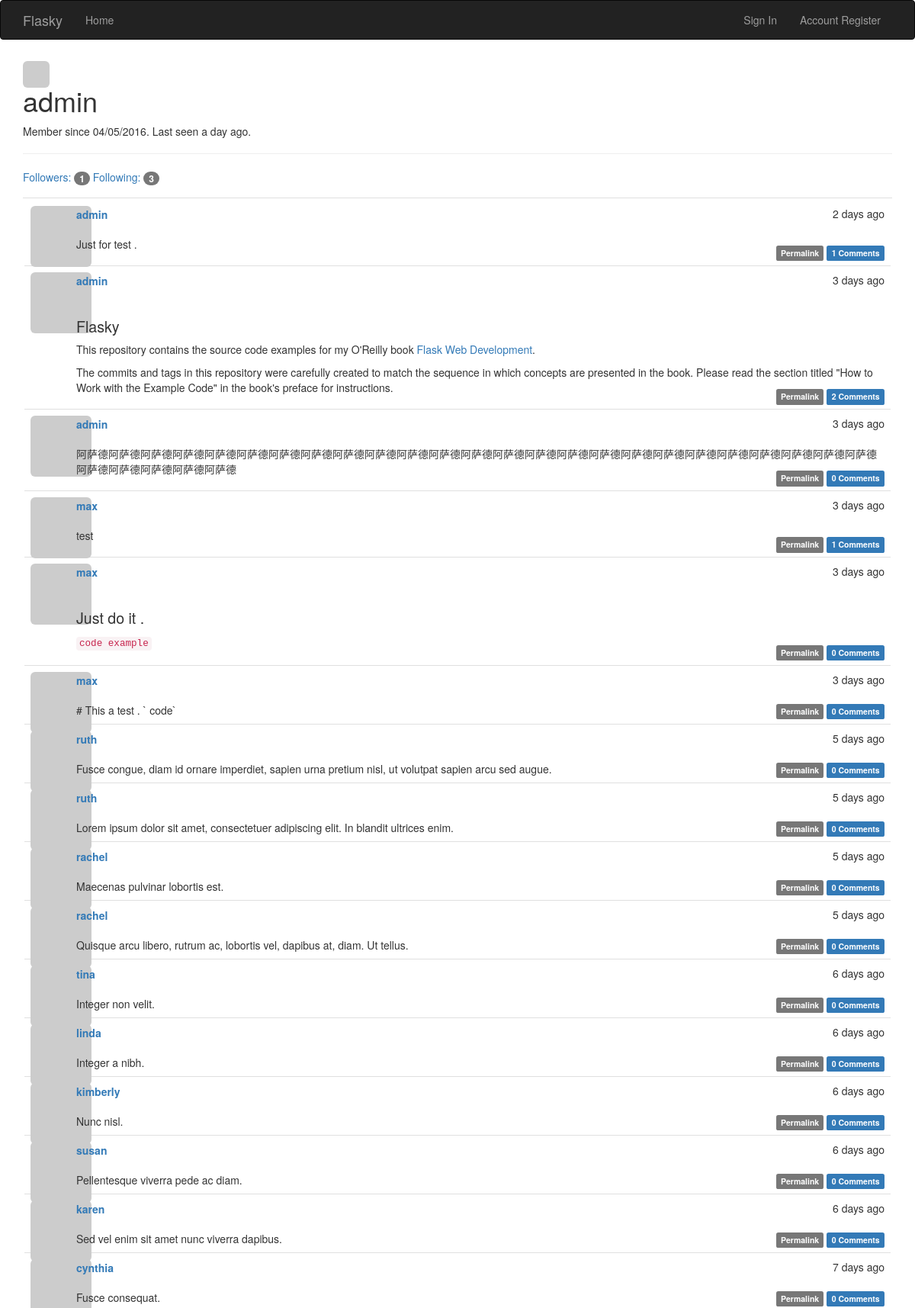
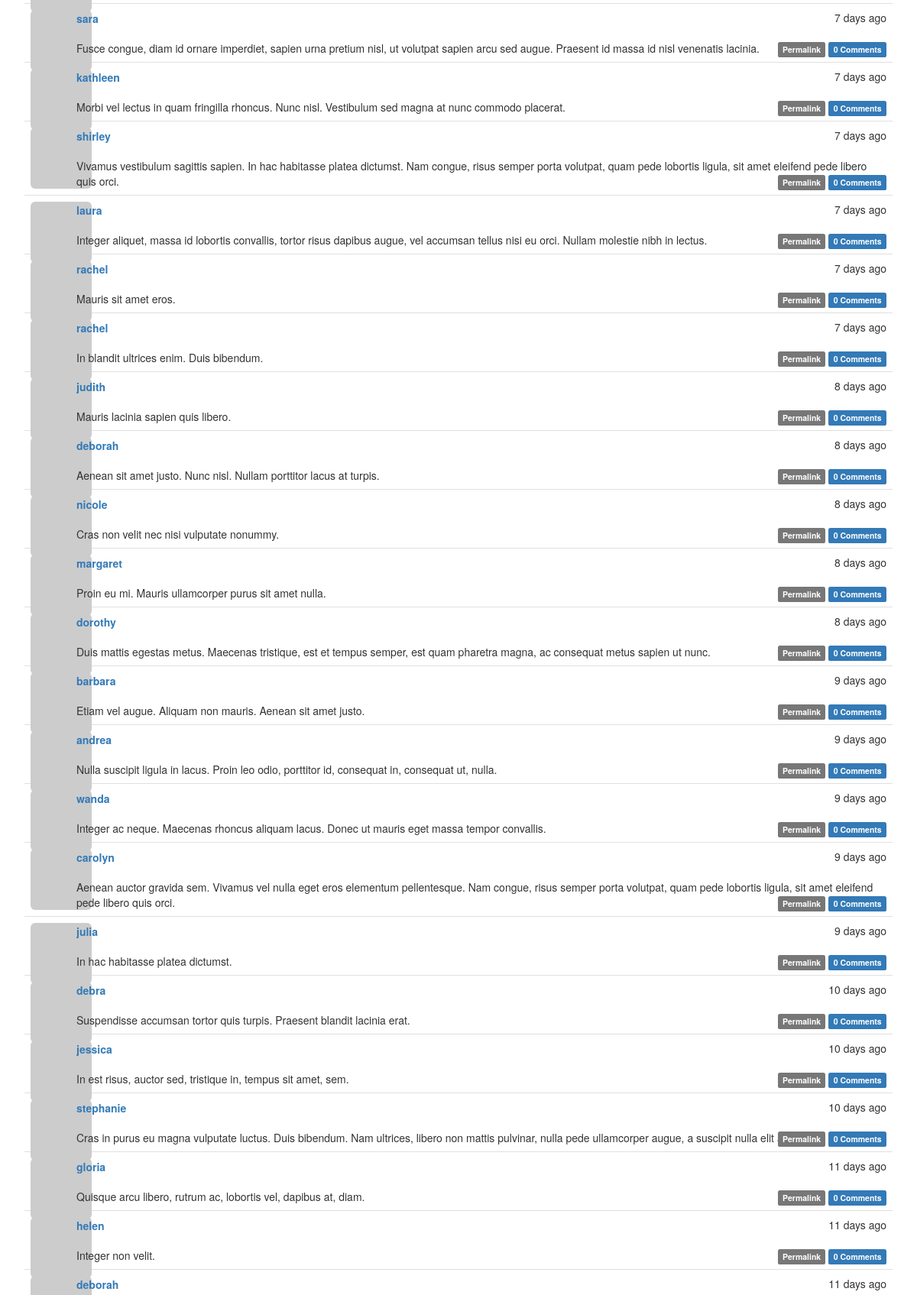
Screenshot of /user/admin (upper part) with the database file from the repository (2 pictures, top to bottom).
### app/models.py (models this page shows, shortened)
class User(UserMixin, db.Model):
    __tablename__ = 'users'
    id = db.Column(db.Integer, primary_key=True)
    email = db.Column(db.String(64), unique=True, index=True)
    username = db.Column(db.String(64), unique=True, index=True)
    role_id = db.Column(db.Integer, db.ForeignKey('roles.id'))
    password_hash = db.Column(db.String(128))
    confirmed = db.Column(db.Boolean, default=False)
    name = db.Column(db.String(64))
    location = db.Column(db.String(64))
    about_me = db.Column(db.Text())
    member_since = db.Column(db.DateTime, default=datetime.utcnow)
    last_seen = db.Column(db.DateTime, default=datetime.utcnow)
    avatar_hash = db.Column(db.String(32))
    posts = db.relationship('Post', backref='author', lazy='dynamic')
    followed = db.relationship('Follow', foreign_keys=[Follow.follower_id],
                               backref=db.backref('follower', lazy='joined'),
                               lazy='dynamic', cascade='all, delete-orphan')
    followers = db.relationship('Follow', foreign_keys=[Follow.followed_id],
                                backref=db.backref('followed', lazy='joined'),
                                lazy='dynamic', cascade='all, delete-orphan')
    comments = db.relationship('Comment', backref='author', lazy='dynamic')
    def gravatar(self, size=100, default='identicon', rating='g'):
        if request.is_secure:
            url = 'http://en.gravatar.com/avatar/'
        else:
            url = 'http://en.gravatar.com/avatar/'
        hash = self.avatar_hash or hashlib.md5(self.email.encode('utf-8')).hexdigest()
        return '{url}/{hash}?s={size}&d={default}&r={rating}'.format(
            url=url, hash=hash, size=size, default=default, rating=rating)
    @property
    def password(self):
        raise AttributeError('password is not a readable attribute')

class Post(db.Model):
    __tablename__ = 'posts'
    id = db.Column(db.Integer, primary_key=True)
    body = db.Column(db.Text)
    timestamp = db.Column(db.DateTime, default=datetime.utcnow, index=True)
    author_id = db.Column(db.Integer, db.ForeignKey('users.id'))
    body_html = db.Column(db.Text)
    comments = db.relationship('Comment', backref='post', lazy='dynamic')

### app/main/views.py (the view)
@main.route('/user/<username>')
def user(username):
    user = User.query.filter_by(username=username).first()
    if user is None:
        abort(404)
    posts = Post.query.order_by(Post.timestamp.desc()).all()
    return render_template('user.html', user=user, posts=posts)

### app/auth/views.py (called while the page is built)
@auth.before_app_request
def before_request():
    if current_user.is_authenticated:
        current_user.ping()
        if not current_user.confirmed and request.endpoint[:5] != 'auth.':
            return redirect(url_for('auth.unconfirmed'))

### app/main/__init__.py (called while the page is built)
@main.app_context_processor
def inject_permissions():
    return dict(Permission=Permission)

### app/models.py (called while the page is built)
    def can(self, permissions):
        return False

    def is_administrator(selfs):
        return False

### app/templates/user.html (shortened to what this page needs)
{% extends "base.html" %}
{% import "bootstrap/wtf.html" as wtf %}
{% block navbar %}
<div class="navbar navbar-inverse" role="navigation">
<div class="container">
<div class="navbar-header">
<a class="navbar-brand" href="/">Flasky</a>
</div>
<div class="navbar-collapse collapse">
<ul class="nav navbar-nav">
<li><a href="/">Home</a></li>
</ul>
<ul class="nav navbar-nav navbar-right">
{% if current_user.is_authenticated %}
    <li><a href="{{ url_for('auth.logout') }}">Sign Out</a></li>
    <li><a href="{{ url_for('auth.register') }}">Account Register</a> </li>
    <li><a href="{{ url_for('auth.change_password') }}">Change Password</a> </li>
    <li><a href="{{ url_for('auth.change_mail_addr') }}">Change Email</a></li>
{% else %}
    <li><a href="{{ url_for('auth.login') }}">Sign In</a></li>
    <li><a href="{{ url_for('auth.register') }}">Account Register</a> </li>
{% endif %}
</ul>
</div>
</div>
</div>
{% endblock %}
{% block page_content %}
<img style="height: 35px;margin-top: 8px;" class="img-rounded profile-thumbnail" src="{{ user.gravatar() }}">
<div class="page-header">
<h1>{{ user.username }}</h1>
<p>
Member since {{ moment(user.member_since).format('L') }}.
Last seen {{ moment(user.last_seen).fromNow() }}.
</p>
</div>
<a href="{{ url_for('.followers', username=user.username) }}">
Followers: <span class="badge">{{ user.followers.count() -1 }}</span>
</a>
<a href="{{ url_for('.followed_by', username=user.username) }}">
Following: <span class="badge">{{ user.followed.count() -1 }}</span>
</a>
{% include "_posts.html" %}
{% endblock %}

### app/templates/_posts.html (shortened to what this page needs)
<ul class="posts">
{% for post in posts %}
<li class="post">
<div class="profile-thumbnail">
<a href="{{ url_for('.user', username=post.author.username) }}">
<img class="img-rounded profile-thumbnail"
src="{{ post.author.gravatar(size=48) }}">
</a>
</div>
<div class="post-date">{{ moment(post.timestamp).fromNow() }}</div>
<div class="post-author">
<a href="{{ url_for('.user', username=post.author.username) }}">
{{ post.author.username }}
</a>
</div>
<div class="post-body">
    {% if post.body_html %}
        {{ post.body_html|safe }}
    {% else %}
        {{ post.body }}
    {% endif %}
</div>
<div class="post-footer">
    <a href="{{ url_for('main.post', id=post.id) }}">
        <span class="label label-default">Permalink</span>
    </a>
    <a href="{{ url_for('.post', id=post.id) }}#comments">
        <span class="label label-primary">
        {{ post.comments.count() }} Comments
        </span>
    </a>
</div>
</li>
{% endfor %}
</ul>

### app/static/styles.css (style rules this page uses)
.profile-thumbnail { position: absolute; }
ul.posts { list-style-type: none; padding: 2px; margin: 16px 0px 0px 0px; border-top: 1px solid #e0e0e0; }
ul.posts li.post { padding: 8px; border-bottom: 1px solid #e0e0e0; }
div.post-date { float: right; }
div.post-author { font-weight: bold; position:relative; left:60px; top: 1px; }
div.post-body { position:relative; left: 60px; top: 20px; margin-right : 60px }
div.post-footer { position:relative; text-align: right; }
.post-body h1 { font-size: 140%; }

### rows the page displays
User: username "admin", member_since "04/05/2016", last_seen "a day ago"
Post: timestamp "2 days ago", author.username "admin", body_html "Just for test .", comments.count "1"
Post: timestamp "3 days ago", author.username "admin", body_html "Flasky This repository contains the source code examples for my O'Reilly book Flask Web Development . The commits and tags in this repository were carefully created to match the sequence in which concepts are presented in the book. Please read the section titled \"How to Work with the Example Code\" in the book's preface for instructions.", comments.count "2"
Post: timestamp "3 days ago", author.username "admin", body_html "阿萨德阿萨德阿萨德阿萨德阿萨德阿萨德阿萨德阿萨德阿萨德阿萨德阿萨德阿萨德阿萨德阿萨德阿萨德阿萨德阿萨德阿萨德阿萨德阿萨德阿萨德阿萨德阿萨德阿萨德阿萨德阿萨德阿萨德阿萨德阿萨德阿萨德", comments.count "0"
Post: timestamp "3 days ago", author.username "max", body_html "test", comments.count "1"
Post: timestamp "3 days ago", author.username "max", body_html "Just do it . code example", comments.count "0"
Post: timestamp "3 days ago", author.username "max", body "# This a test . ` code`", comments.count "0"
Post: timestamp "5 days ago", author.username "ruth", body "Fusce congue, diam id ornare imperdiet, sapien urna pretium nisl, ut volutpat sapien arcu sed augue.", comments.count "0"
Post: timestamp "5 days ago", author.username "ruth", body "Lorem ipsum dolor sit amet, consectetuer adipiscing elit. In blandit ultrices enim.", comments.count "0"
Post: timestamp "5 days ago", author.username "rachel", body "Maecenas pulvinar lobortis est.", comments.count "0"
Post: timestamp "5 days ago", author.username "rachel", body "Quisque arcu libero, rutrum ac, lobortis vel, dapibus at, diam. Ut tellus.", comments.count "0"
Post: timestamp "6 days ago", author.username "tina", body "Integer non velit.", comments.count "0"
Post: timestamp "6 days ago", author.username "linda", body "Integer a nibh.", comments.count "0"
Post: timestamp "6 days ago", author.username "kimberly", body "Nunc nisl.", comments.count "0"
Post: timestamp "6 days ago", author.username "susan", body "Pellentesque viverra pede ac diam.", comments.count "0"
Post: timestamp "6 days ago", author.username "karen", body "Sed vel enim sit amet nunc viverra dapibus.", comments.count "0"
Post: timestamp "7 days ago", author.username "cynthia", body "Fusce consequat.", comments.count "0"
Post: timestamp "7 days ago", author.username "sara", body "Fusce congue, diam id ornare imperdiet, sapien urna pretium nisl, ut volutpat sapien arcu sed augue. Praesent id massa id nisl venenatis lacinia.", comments.count "0"
Post: timestamp "7 days ago", author.username "kathleen", body "Morbi vel lectus in quam fringilla rhoncus. Nunc nisl. Vestibulum sed magna at nunc commodo placerat.", comments.count "0"
Post: timestamp "7 days ago", author.username "shirley", body "Vivamus vestibulum sagittis sapien. In hac habitasse platea dictumst. Nam congue, risus semper porta volutpat, quam pede lobortis ligula, sit amet eleifend pede libero quis orci.", comments.count "0"
Post: timestamp "7 days ago", author.username "laura", body "Integer aliquet, massa id lobortis convallis, tortor risus dapibus augue, vel accumsan tellus nisi eu orci. Nullam molestie nibh in lectus.", comments.count "0"
Post: timestamp "7 days ago", author.username "rachel", body "Mauris sit amet eros.", comments.count "0"
Post: timestamp "7 days ago", author.username "rachel", body "In blandit ultrices enim. Duis bibendum.", comments.count "0"
Post: timestamp "8 days ago", author.username "judith", body "Mauris lacinia sapien quis libero.", comments.count "0"
Post: timestamp "8 days ago", author.username "deborah", body "Aenean sit amet justo. Nunc nisl. Nullam porttitor lacus at turpis.", comments.count "0"
Post: timestamp "8 days ago", author.username "nicole", body "Cras non velit nec nisi vulputate nonummy.", comments.count "0"
Post: timestamp "8 days ago", author.username "margaret", body "Proin eu mi. Mauris ullamcorper purus sit amet nulla.", comments.count "0"
Post: timestamp "8 days ago", author.username "dorothy", body "Duis mattis egestas metus. Maecenas tristique, est et tempus semper, est quam pharetra magna, ac consequat metus sapien ut nunc.", comments.count "0"
Post: timestamp "9 days ago", author.username "barbara", body "Etiam vel augue. Aliquam non mauris. Aenean sit amet justo.", comments.count "0"
Post: timestamp "9 days ago", author.username "andrea", body "Nulla suscipit ligula in lacus. Proin leo odio, porttitor id, consequat in, consequat ut, nulla.", comments.count "0"
Post: timestamp "9 days ago", author.username "wanda", body "Integer ac neque. Maecenas rhoncus aliquam lacus. Donec ut mauris eget massa tempor convallis.", comments.count "0"
Post: timestamp "9 days ago", author.username "carolyn", body "Aenean auctor gravida sem. Vivamus vel nulla eget eros elementum pellentesque. Nam congue, risus semper porta volutpat, quam pede lobortis ligula, sit amet eleifend pede libero quis orci.", comments.count "0"
Post: timestamp "9 days ago", author.username "julia", body "In hac habitasse platea dictumst.", comments.count "0"
Post: timestamp "10 days ago", author.username "debra", body "Suspendisse accumsan tortor quis turpis. Praesent blandit lacinia erat.", comments.count "0"
Post: timestamp "10 days ago", author.username "jessica", body "In est risus, auctor sed, tristique in, tempus sit amet, sem.", comments.count "0"
Post: timestamp "10 days ago", author.username "stephanie", body "Cras in purus eu magna vulputate luctus. Duis bibendum. Nam ultrices, libero non mattis pulvinar, nulla pede ullamcorper augue, a suscipit nulla elit ac nulla.", comments.count "0"
Post: timestamp "11 days ago", author.username "gloria", body "Quisque arcu libero, rutrum ac, lobortis vel, dapibus at, diam.", comments.count "0"
Post: timestamp "11 days ago", author.username "helen", body "Integer non velit.", comments.count "0"
Post: timestamp "11 days ago", author.username "deborah"

### other values shown
{{ user.followers.count() -1 }} "1"
{{ user.followed.count() -1 }} "3"
